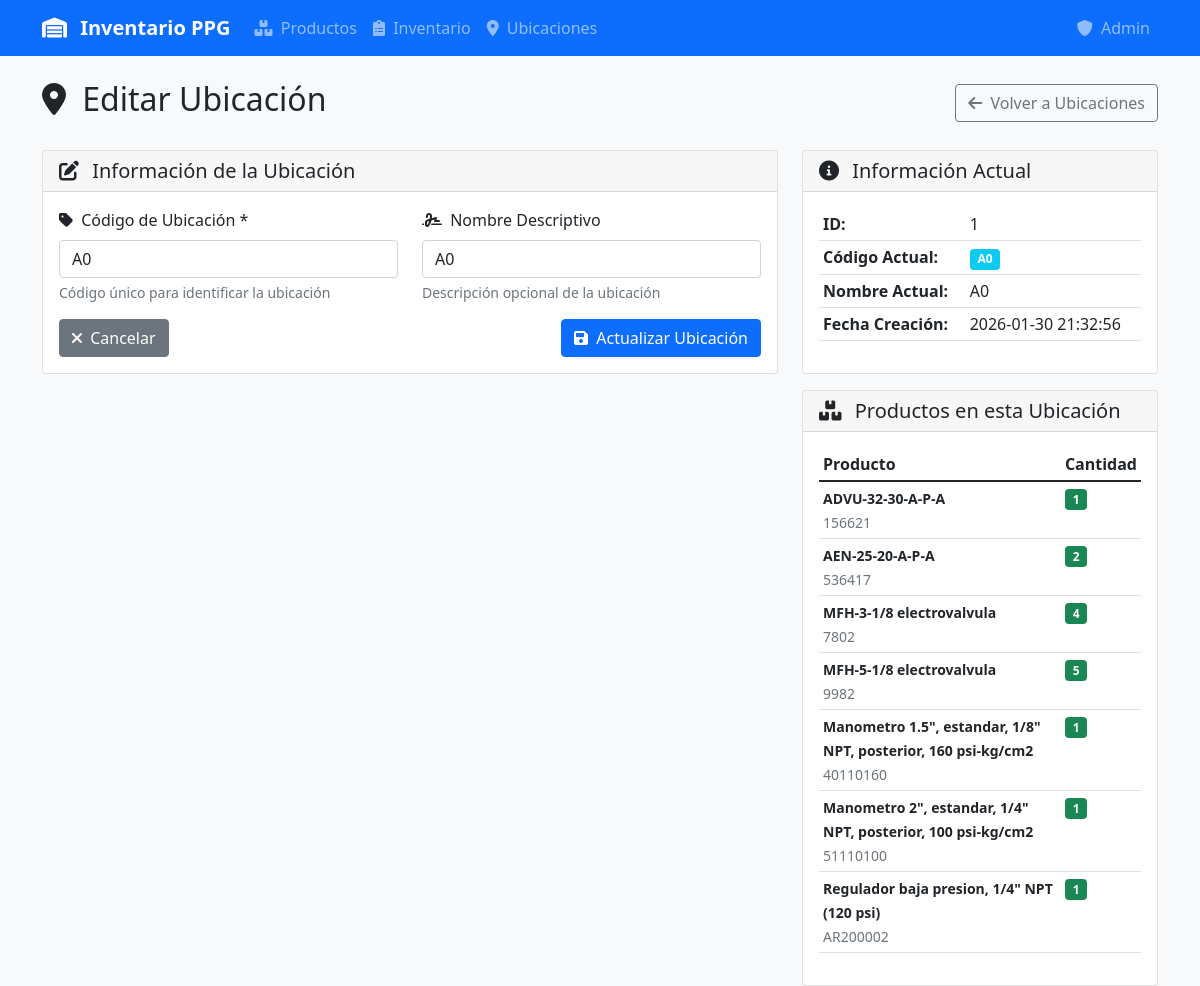
The page /ubicacion/editar/1 on the database as committed earlier.
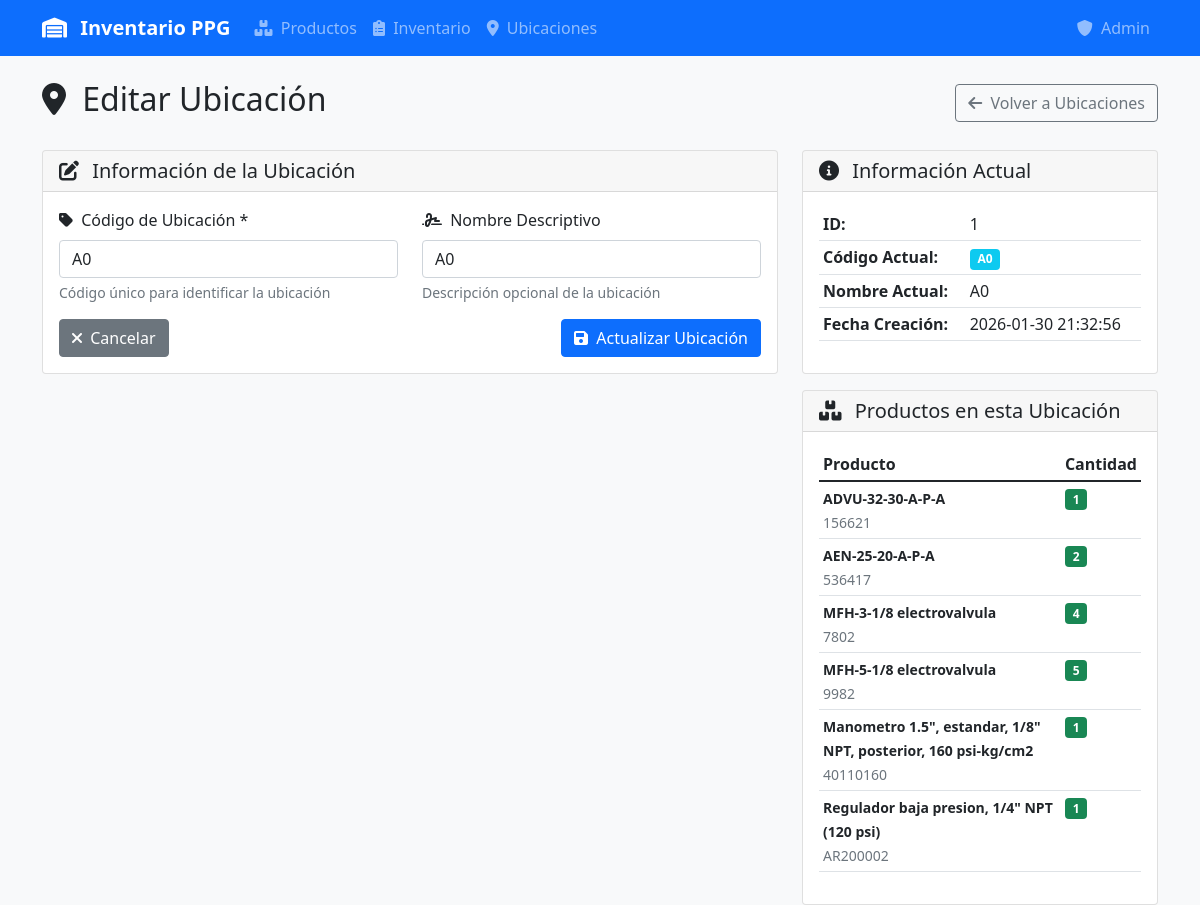
The same page on the database as committed later.
### tables this page shows
CREATE TABLE ubicaciones (
            id INTEGER PRIMARY KEY AUTOINCREMENT,
            codigo TEXT UNIQUE NOT NULL,
            nombre TEXT NOT NULL,
            descripcion TEXT,
            empresa TEXT DEFAULT 'PPG',
            area TEXT DEFAULT 'Oficinas',
            nivel TEXT DEFAULT 'Planta Alta',
            seccion TEXT DEFAULT 'Anaquel Refacciones Maq Cepillo'
        , fecha_creacion TIMESTAMP, fecha_actualizacion TIMESTAMP);

CREATE TABLE inventario (
            id INTEGER PRIMARY KEY AUTOINCREMENT,
            producto_id INTEGER NOT NULL,
            ubicacion_id INTEGER NOT NULL,
            cantidad INTEGER NOT NULL DEFAULT 0,
            fecha_actualizacion DATETIME DEFAULT CURRENT_TIMESTAMP,
            FOREIGN KEY (producto_id) REFERENCES productos (id),
            FOREIGN KEY (ubicacion_id) REFERENCES ubicaciones (id),
            UNIQUE(producto_id, ubicacion_id)
        );

CREATE TABLE productos (
            id INTEGER PRIMARY KEY,
            descripcion TEXT NOT NULL,
            codigo TEXT UNIQUE,
            categoria_id INTEGER,
            subcategoria_id INTEGER,
            marca_id INTEGER,
            notas TEXT,
            cantidad_requerida INTEGER DEFAULT 1,
            maquina_id INTEGER,
            fecha_creacion DATETIME DEFAULT CURRENT_TIMESTAMP,
            fecha_actualizacion DATETIME DEFAULT CURRENT_TIMESTAMP,
            FOREIGN KEY (categoria_id) REFERENCES categorias (id),
            FOREIGN KEY (subcategoria_id) REFERENCES subcategorias (id),
            FOREIGN KEY (marca_id) REFERENCES marcas (id),
            FOREIGN KEY (maquina_id) REFERENCES maquinas (id)
        );

### app.py (the view)
@app.route('/ubicacion/editar/<int:id>')
def editar_ubicacion(id):
    conn = get_db_connection()
    ubicacion = conn.execute('SELECT * FROM ubicaciones WHERE id = ?', (id,)).fetchone()
    if not ubicacion:
        flash('Ubicación no encontrada', 'error')
        return redirect(url_for('ubicaciones'))
    productos = conn.execute('''
        SELECT p.id, p.descripcion, p.codigo, i.cantidad
        FROM inventario i
        JOIN productos p ON i.producto_id = p.id
        WHERE i.ubicacion_id = ?
        ORDER BY p.descripcion
    ''', (id,)).fetchall()
    conn.close()
    return render_template('ubicacion_form.html', ubicacion=ubicacion, productos=productos)

### app.py (called while the page is built)
def get_db_connection():
    conn = sqlite3.connect(DATABASE, timeout=20.0)
    conn.row_factory = sqlite3.Row
    conn.execute('PRAGMA journal_mode=WAL')  # Better concurrent access
    conn.execute('PRAGMA busy_timeout=20000')  # 20 second timeout
    conn.execute('PRAGMA synchronous=NORMAL')  # Faster writes
    conn.execute('PRAGMA cache_size=10000')  # Larger cache
    conn.execute('PRAGMA temp_store=MEMORY')  # Use memory for temp tables
    return conn

### templates/ubicacion_form.html (shortened to what this page needs)
{% extends "base.html" %}
{% block content %}
<div class="d-flex justify-content-between align-items-center mb-4">
    <h2>
        <i class="fas fa-map-marker-alt me-2"></i>
        {% if ubicacion %}Editar Ubicación{% else %}Nueva Ubicación{% endif %}
    </h2>
    <a href="{{ url_for('ubicaciones') }}" class="btn btn-outline-secondary">
        <i class="fas fa-arrow-left me-1"></i>
        Volver a Ubicaciones
    </a>
</div>
<div class="row">
    <div class="col-md-8">
        <div class="card">
            <div class="card-header">
                <h5 class="mb-0">
                    <i class="fas fa-edit me-2"></i>
                    Información de la Ubicación
                </h5>
            </div>
            <div class="card-body">
                <form method="POST" action="{{ url_for('guardar_ubicacion') }}">
                    <div class="row">
                        <div class="col-md-6">
                            <div class="mb-3">
                                <label for="codigo" class="form-label">
                                    <i class="fas fa-tag me-1"></i>
                                    Código de Ubicación *
                                </label>
                                <input type="text" class="form-control" id="codigo" name="codigo"
                                       value="{{ ubicacion.codigo if ubicacion else '' }}"
                                       placeholder="Ej: A1, B2, C3..." required>
                                <div class="form-text">Código único para identificar la ubicación</div>
                            </div>
                        </div>
                        <div class="col-md-6">
                            <div class="mb-3">
                                <label for="nombre" class="form-label">
                                    <i class="fas fa-signature me-1"></i>
                                    Nombre Descriptivo
                                </label>
                                <input type="text" class="form-control" id="nombre" name="nombre"
                                       value="{{ ubicacion.nombre if ubicacion else '' }}"
                                       placeholder="Ej: Estante A - Nivel 1">
                                <div class="form-text">Descripción opcional de la ubicación</div>
                            </div>
                        </div>
                    </div>
                    <div class="d-flex justify-content-between">
                        <a href="{{ url_for('ubicaciones') }}" class="btn btn-secondary">
                            <i class="fas fa-times me-1"></i>
                            Cancelar
                        </a>
                        <button type="submit" class="btn btn-primary">
                            <i class="fas fa-save me-1"></i>
                            {% if ubicacion %}Actualizar Ubicación{% else %}Crear Ubicación{% endif %}
                        </button>
                    </div>
                </form>
            </div>
        </div>
    </div>
    <div class="col-md-4">
        {% if ubicacion %}
        <div class="card">
            <div class="card-header">
                <h5 class="mb-0">
                    <i class="fas fa-info-circle me-2"></i>
                    Información Actual
                </h5>
            </div>
            <div class="card-body">
                <table class="table table-sm">
                    <tr>
                        <td><strong>ID:</strong></td>
                        <td>{{ ubicacion.id }}</td>
                    </tr>
                    <tr>
                        <td><strong>Código Actual:</strong></td>
                        <td><span class="badge bg-info">{{ ubicacion.codigo }}</span></td>
                    </tr>
                    <tr>
                        <td><strong>Nombre Actual:</strong></td>
                        <td>{{ ubicacion.nombre or 'Sin nombre' }}</td>
                    </tr>
                    <tr>
                        <td><strong>Fecha Creación:</strong></td>
                        <td>{{ ubicacion.fecha_creacion or 'N/A' }}</td>
                    </tr>
                </table>
            </div>
        </div>
        {% if productos %}
        <div class="card mt-3">
            <div class="card-header">
                <h5 class="mb-0">
                    <i class="fas fa-boxes me-2"></i>
                    Productos en esta Ubicación
                </h5>
            </div>
            <div class="card-body">
                {% if productos %}
                <div class="table-responsive">
                    <table class="table table-sm">
                        <thead>
                            <tr>
                                <th>Producto</th>
                                <th>Cantidad</th>
                            </tr>
                        </thead>
                        <tbody>
                            {% for producto in productos %}
                            <tr>
                                <td>
                                    <small><strong>{{ producto.descripcion }}</strong></small>
                                    {% if producto.codigo %}
                                    <br><small class="text-muted">{{ producto.codigo }}</small>
                                    {% endif %}
                                </td>
                                <td>
                                    <span class="badge bg-success">{{ producto.cantidad }}</span>
                                </td>
                            </tr>
                            {% endfor %}
                        </tbody>
                    </table>
                </div>
                {% else %}
                <div class="text-center text-muted">
                    <i class="fas fa-box-open fa-2x mb-2"></i>
                    <p>Sin productos almacenados</p>
                </div>
                {% endif %}
            </div>
        </div>
        {% endif %}
        {% endif %}
    </div>
</div>
{% endblock %}

### templates/base.html (shortened to what this page needs)
<!DOCTYPE html>
<html lang="es">
<head>
    <link href="https://cdn.jsdelivr.net/npm/bootstrap@5.1.3/dist/css/bootstrap.min.css" rel="stylesheet">
    <link href="https://cdnjs.cloudflare.com/ajax/libs/font-awesome/6.0.0/css/all.min.css" rel="stylesheet">
</head>
<body class="bg-light">
    <nav class="navbar navbar-expand-lg navbar-dark bg-primary">
        <div class="container">
            <a class="navbar-brand" href="{{ url_for('productos') }}">
                <i class="fas fa-warehouse me-2"></i>
                Inventario PPG
            </a>
            <div class="collapse navbar-collapse" id="navbarNav">
                <ul class="navbar-nav me-auto">
                    <li class="nav-item">
                        <a class="nav-link {{ 'active' if request.endpoint == 'productos' }}" href="{{ url_for('productos') }}">
                            <i class="fas fa-boxes me-1"></i>
                            Productos
                        </a>
                    </li>
                    <li class="nav-item">
                        <a class="nav-link {{ 'active' if request.endpoint == 'inventario' }}" href="{{ url_for('inventario') }}">
                            <i class="fas fa-clipboard-list me-1"></i>
                            Inventario
                        </a>
                    </li>
                    <li class="nav-item">
                        <a class="nav-link {{ 'active' if request.endpoint == 'ubicaciones' }}" href="{{ url_for('ubicaciones') }}">
                            <i class="fas fa-map-marker-alt me-1"></i>
                            Ubicaciones
                        </a>
                    </li>
                </ul>
                <ul class="navbar-nav">
                    {% if session.admin_username %}
                    <li class="nav-item dropdown">
                        <a class="nav-link dropdown-toggle" href="#" id="adminDropdown" role="button" data-bs-toggle="dropdown">
                            <i class="fas fa-shield-alt me-1"></i>
                            {{ session.admin_username }}
                        </a>
                        <ul class="dropdown-menu">
                            <li><a class="dropdown-item" href="{{ url_for('admin_logs') }}">
                                <i class="fas fa-history me-2"></i>Ver Logs
                            </a></li>
                            <li><hr class="dropdown-divider"></li>
                            <li><h6 class="dropdown-header">Respaldos</h6></li>
                            <li><a class="dropdown-item" href="{{ url_for('descargar_backup') }}">
                                <i class="fas fa-download me-2"></i>Descargar Backup
                            </a></li>
                            <li><a class="dropdown-item" href="#" data-bs-toggle="modal" data-bs-target="#restaurarBackupModal">
                                <i class="fas fa-upload me-2"></i>Restaurar Backup
                            </a></li>
                            <li><hr class="dropdown-divider"></li>
                            <li><a class="dropdown-item" href="{{ url_for('admin_logout') }}">
                                <i class="fas fa-sign-out-alt me-2"></i>Cerrar Sesión
                            </a></li>
                        </ul>
                    </li>
                    {% else %}
                    <li class="nav-item">
                        <a class="nav-link" href="{{ url_for('admin_login') }}">
                            <i class="fas fa-shield-alt me-1"></i>
                            Admin
                        </a>
                    </li>
                    {% endif %}
                </ul>
            </div>
        </div>
    </nav>
    <div class="container mt-4">
        {% block content %}{% endblock %}
    </div>
</body>
</html>

### templates/base.html (style rules this page uses)
.navbar-brand { font-weight: bold; }
.table-responsive { border-radius: 0.5rem; overflow: hidden; }

Rows that differ between the two databases and show on the page:
removed inventario: descripcion "Manometro 2\", estandar, 1/4\" NPT, posterior, 100 psi-kg/cm2", codigo "51110100", cantidad "1"
